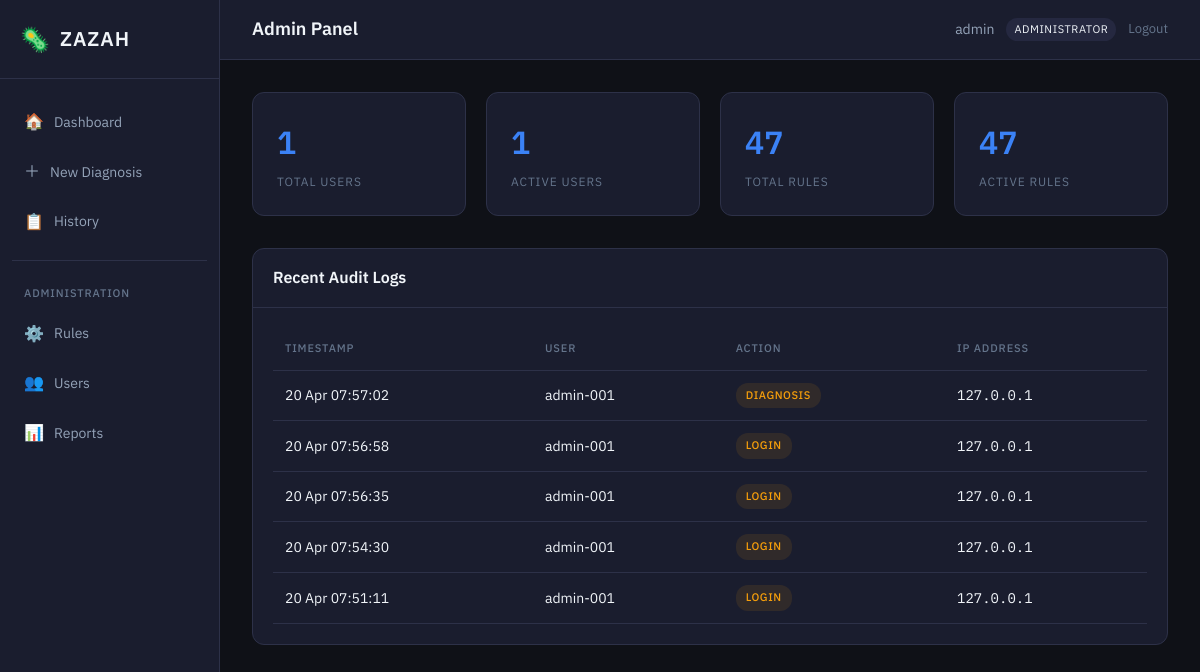
Screenshot of /admin/ (signed in) with the database file from the repository.
### models/system_user.py (models this page shows, shortened)
class SystemUser(db.Model):
    __tablename__ = 'system_users'
    user_id = db.Column(db.String(50), primary_key=True)
    username = db.Column(db.String(100), unique=True, nullable=False)
    password_hash = db.Column(db.String(256), nullable=False)
    role = db.Column(db.String(20), nullable=False)
    facility_id = db.Column(db.String(50))
    created_date = db.Column(db.Date, default=datetime.utcnow)
    is_active = db.Column(db.Boolean, default=True)
    def is_administrator(self):
        return self.role == 'administrator'
    @property
    def is_authenticated(self):
        return True

### models/audit_log.py (models this page shows, shortened)
class AuditLog(db.Model):
    __tablename__ = 'audit_log'
    log_id = db.Column(db.Integer, primary_key=True)
    result_id = db.Column(db.Integer, db.ForeignKey('diagnostic_results.result_id'))
    user_id = db.Column(db.String(50), db.ForeignKey('system_users.user_id'))
    action_type = db.Column(db.String(30))
    ip_address = db.Column(db.String(50))
    session_id = db.Column(db.String(100))
    log_timestamp = db.Column(db.DateTime, default=datetime.utcnow)
    user = db.relationship('SystemUser', backref='audit_logs')

### routes/admin.py (the view)
@admin_bp.route('/')
@login_required
@admin_required
def index():
    user_count = SystemUser.query.count()
    active_users = SystemUser.query.filter_by(is_active=True).count()
    rule_count = KnowledgeRule.query.count()
    active_rules = KnowledgeRule.query.filter_by(is_active=True).count()
    recent_logs = AuditLog.query.order_by(AuditLog.log_timestamp.desc()).limit(20).all()
    return render_template('admin/panel.html',
                     user_count=user_count,
                     active_users=active_users,
                     rule_count=rule_count,
                     active_rules=active_rules,
                     recent_logs=recent_logs)

### routes/admin.py (called while the page is built)
def admin_required(f):
    @wraps(f)
    def decorated_function(*args, **kwargs):
        if not current_user.is_authenticated or not current_user.is_administrator():
            flash('Administrator access required', 'danger')
            return redirect(url_for('diagnosis.dashboard'))
        return f(*args, **kwargs)
    return decorated_function

### templates/admin/panel.html
{% extends "base.html" %}
{% block page_title %}Admin Panel{% endblock %}
{% block content %}
<div class="admin-panel">
    <div class="stats-grid">
        <div class="stat-card">
            <div class="stat-value">{{ user_count }}</div>
            <div class="stat-label">Total Users</div>
        </div>
        <div class="stat-card">
            <div class="stat-value">{{ active_users }}</div>
            <div class="stat-label">Active Users</div>
        </div>
        <div class="stat-card">
            <div class="stat-value">{{ rule_count }}</div>
            <div class="stat-label">Total Rules</div>
        </div>
        <div class="stat-card">
            <div class="stat-value">{{ active_rules }}</div>
            <div class="stat-label">Active Rules</div>
        </div>
    </div>
    <div class="card">
        <div class="card-header">
            <h3>Recent Audit Logs</h3>
        </div>
        <div class="card-body">
            {% if recent_logs %}
            <table class="data-table">
                <thead>
                    <tr>
                        <th>Timestamp</th>
                        <th>User</th>
                        <th>Action</th>
                        <th>IP Address</th>
                    </tr>
                </thead>
                <tbody>
                    {% for log in recent_logs %}
                    <tr>
                        <td>{{ log.log_timestamp.strftime('%d %b %H:%M:%S') }}</td>
                        <td>{{ log.user_id }}</td>
                        <td><span class="badge badge-intermediate">{{ log.action_type }}</span></td>
                        <td class="mono">{{ log.ip_address }}</td>
                    </tr>
                    {% endfor %}
                </tbody>
            </table>
            {% else %}
            <p class="empty-state">No logs yet.</p>
            {% endif %}
        </div>
    </div>
</div>
{% endblock %}

### templates/base.html (shortened to what this page needs)
<!DOCTYPE html>
<html lang="en">
<head>
    <link rel="stylesheet" href="{{ url_for('static', filename='css/style.css') }}">
</head>
<body>
    {% if current_user.is_authenticated %}
    <div class="app-layout">
        <aside class="sidebar">
            <div class="logo">
                <span class="logo-icon">🦠</span>
                <span class="logo-text">ZAZAH</span>
            </div>
            <nav class="nav-menu">
                <a href="{{ url_for('diagnosis.dashboard') }}" class="nav-item {% if request.endpoint == 'diagnosis.dashboard' %}active{% endif %}">
                    <span class="nav-icon">🏠</span>
                    <span>Dashboard</span>
                </a>
                <a href="{{ url_for('diagnosis.new_diagnosis') }}" class="nav-item {% if request.endpoint == 'diagnosis.new_diagnosis' %}active{% endif %}">
                    <span class="nav-icon">＋</span>
                    <span>New Diagnosis</span>
                </a>
                <a href="{{ url_for('history.index') }}" class="nav-item {% if request.endpoint and 'history' in request.endpoint %}active{% endif %}">
                    <span class="nav-icon">📋</span>
                    <span>History</span>
                </a>
                {% if current_user.is_administrator() %}
                <div class="nav-divider"></div>
                <span class="nav-label">Administration</span>
                <a href="{{ url_for('admin.rules') }}" class="nav-item {% if request.endpoint and 'admin.rules' in request.endpoint %}active{% endif %}">
                    <span class="nav-icon">⚙️</span>
                    <span>Rules</span>
                </a>
                <a href="{{ url_for('admin.users') }}" class="nav-item {% if request.endpoint and 'admin.users' in request.endpoint %}active{% endif %}">
                    <span class="nav-icon">👥</span>
                    <span>Users</span>
                </a>
                <a href="{{ url_for('admin.reports') }}" class="nav-item {% if request.endpoint == 'admin.reports' %}active{% endif %}">
                    <span class="nav-icon">📊</span>
                    <span>Reports</span>
                </a>
                {% endif %}
            </nav>
        </aside>
        <div class="main-wrapper">
            <header class="topbar">
                <div class="page-title">
                    {% block page_title %}Dashboard{% endblock %}
                </div>
                <div class="user-menu">
                    <span class="username">{{ current_user.username }}</span>
                    <span class="role-badge">{{ current_user.role }}</span>
                    <a href="{{ url_for('auth.logout') }}" class="logout-btn">Logout</a>
                </div>
            </header>
            <main class="main-content">
                {% block content %}{% endblock %}
            </main>
        </div>
    </div>
    {% endif %}
</body>
</html>

### static/css/style.css (style rules this page uses)
:root { --bg-primary: #0f1117; --bg-secondary: #1a1d2e; --bg-tertiary: #252840; --accent: #3b82f6; --accent-hover: #2563eb; --positive: #ef4444; --positive-bg: rgba(239,68,68,0.1); --negative: #22c55e; --negative-bg: rgba(34,197,94,0.1); --warning: #f59e0b; --text-primary: #f1f5f9; --text-secondary: #94a3b8; --text-muted: #64748b; --border: #2d3148; --border-light: #3d4166; --shadow: 0 4px 20px rgba(0,0,0,0.4); --font-body: 'IBM Plex Sans', 'Segoe UI', system-ui, sans-serif; --font-mono: 'IBM Plex Mono', 'Fira Code', monospace; --radius: 8px; --radius-lg: 12px; }
* { margin: 0; padding: 0; box-sizing: border-box; }
body { font-family: var(--font-body); font-size: 14px; line-height: 1.6; background: var(--bg-primary); color: var(--text-primary); }
.app-layout { display: flex; min-height: 100vh; }
.sidebar { width: 220px; background: var(--bg-secondary); border-right: 1px solid var(--border); padding: 20px 0; display: flex; flex-direction: column; }
.logo { padding: 0 20px 20px; display: flex; align-items: center; gap: 10px; border-bottom: 1px solid var(--border); margin-bottom: 20px; }
.logo-icon { font-size: 24px; }
.logo-text { font-size: 20px; font-weight: 600; letter-spacing: 0.05em; }
.nav-menu { display: flex; flex-direction: column; gap: 4px; padding: 0 12px; }
.nav-item { display: flex; align-items: center; gap: 10px; padding: 10px 12px; color: var(--text-secondary); text-decoration: none; border-radius: var(--radius); transition: all 0.2s; }
.nav-icon { font-size: 16px; }
.nav-divider { height: 1px; background: var(--border); margin: 12px 0; }
.nav-label { font-size: 11px; font-weight: 500; text-transform: uppercase; letter-spacing: 0.08em; color: var(--text-muted); padding: 8px 12px 4px; }
.main-wrapper { flex: 1; display: flex; flex-direction: column; }
.topbar { height: 60px; background: var(--bg-secondary); border-bottom: 1px solid var(--border); display: flex; align-items: center; justify-content: space-between; padding: 0 32px; }
.page-title { font-size: 18px; font-weight: 600; }
.user-menu { display: flex; align-items: center; gap: 12px; }
.username { color: var(--text-secondary); }
.role-badge { font-size: 11px; padding: 3px 8px; background: var(--bg-tertiary); border-radius: 12px; text-transform: uppercase; letter-spacing: 0.05em; }
.logout-btn { color: var(--text-muted); text-decoration: none; font-size: 13px; }
.main-content { flex: 1; padding: 32px; overflow-y: auto; }
.stats-grid { display: grid; grid-template-columns: repeat(auto-fit, minmax(200px, 1fr)); gap: 20px; margin-bottom: 32px; }
.stat-card { background: var(--bg-secondary); border-radius: var(--radius-lg); padding: 24px; border: 1px solid var(--border); }
.stat-value { font-size: 32px; font-weight: 600; color: var(--accent); font-family: var(--font-mono); }
.stat-label { font-size: 12px; text-transform: uppercase; letter-spacing: 0.08em; color: var(--text-muted); margin-top: 4px; }
.card { background: var(--bg-secondary); border-radius: var(--radius-lg); border: 1px solid var(--border); margin-bottom: 24px; }
.card-header { padding: 16px 20px; border-bottom: 1px solid var(--border); display: flex; justify-content: space-between; align-items: center; }
.card-header h3 { font-size: 16px; font-weight: 600; }
.card-body { padding: 20px; }
.data-table { width: 100%; border-collapse: collapse; }
.data-table th, .data-table td { padding: 12px; text-align: left; border-bottom: 1px solid var(--border); }
.data-table th { font-size: 11px; font-weight: 500; text-transform: uppercase; letter-spacing: 0.08em; color: var(--text-muted); }
.mono { font-family: var(--font-mono); }
.badge { display: inline-block; padding: 4px 10px; font-size: 11px; font-weight: 500; border-radius: 12px; text-transform: uppercase; letter-spacing: 0.05em; }
.badge-intermediate { background: rgba(245,158,11,0.1); color: var(--warning); }

### rows the page displays
SystemUser: username "admin", role "ADMINISTRATOR"
AuditLog: log_timestamp "20 Apr 07:57:02", user_id "admin-001", action_type "DIAGNOSIS", ip_address "127.0.0.1"
AuditLog: log_timestamp "20 Apr 07:56:58", user_id "admin-001", action_type "LOGIN", ip_address "127.0.0.1"
AuditLog: log_timestamp "20 Apr 07:56:35", user_id "admin-001", action_type "LOGIN", ip_address "127.0.0.1"
AuditLog: log_timestamp "20 Apr 07:54:30", user_id "admin-001", action_type "LOGIN", ip_address "127.0.0.1"
AuditLog: log_timestamp "20 Apr 07:51:11", user_id "admin-001", action_type "LOGIN", ip_address "127.0.0.1"

### other values shown
{{ user_count }} "1"
{{ active_users }} "1"
{{ rule_count }} "47"
{{ active_rules }} "47"
